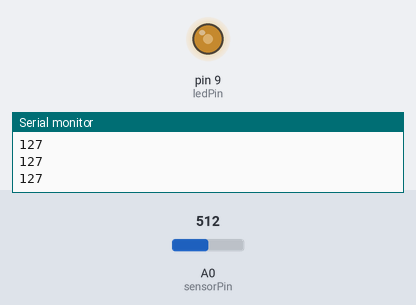
This sketch was run on a simulated Arduino Uno, built with avr-gcc and run on an emulated ATmega328P. Shown: output pins drawn as LEDs (lit = HIGH), the last lines printed to the serial monitor. Inputs (shaded band) come from the test bench; at power-on: A0 (sensorPin) = 512.

Above: at 1.2 s.
1.3 s: A0 (sensorPin) set to 716
At 1.6 s:
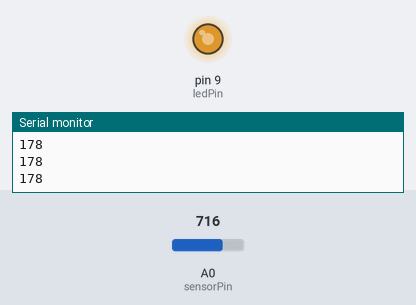
2.8 s: A0 (sensorPin) set to 900
At 4.0 s:
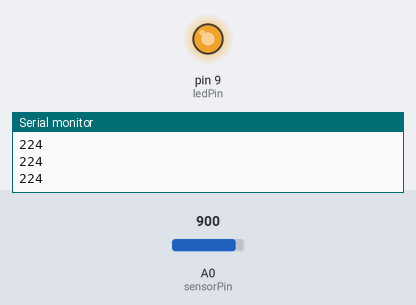
4.3 s: A0 (sensorPin) set to 122
At 5.5 s:
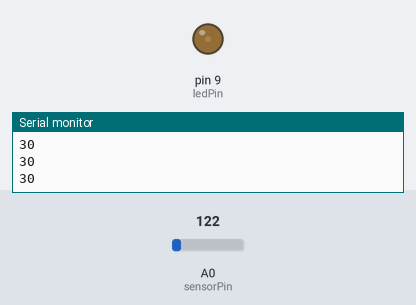
5.8 s: A0 (sensorPin) set to 0
At 6.8 s:
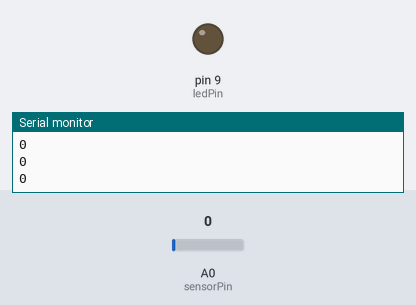
7.3 s: A0 (sensorPin) set to 511
At 8.1 s:
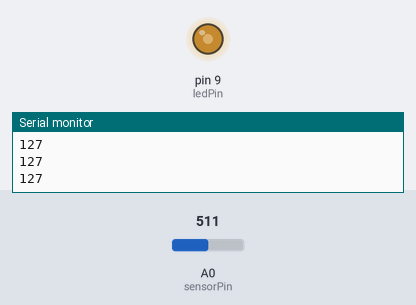
Timing chart, 0 to 9.8 s (numbered marks = the images above; inputs shaded):
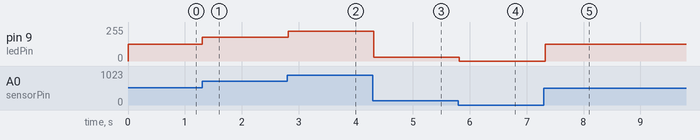

The sketch:

Arduino_WrtiePWM.ino
```cpp
//BOARD  PWM PINS  PWM FREQUENCY
//Uno, Nano, Mini
//
//3, 5, 6, 9, 10, 11
//
//490 Hz (pins 5 and 6: 980 Hz)

int sensorPin = A0;

// select the pin for the LED
int ledPin = 9;

// variable from the sensor
int sensorValue;
int ledValue;

void setup() {
  pinMode(ledPin, OUTPUT);
  Serial.begin(9600);
}

void loop() {
  sensorValue = analogRead(sensorPin);
  ledValue = map( sensorValue, 0, 1023, 0, 255);
  Serial.println(ledValue);
  // fade LED
  analogWrite (ledPin , ledValue);
  delay(100);
}
```

Measured:
- after the input at 1.3 s, pin 9 (ledPin): 127/255 → 178/255 at once
- after the input at 2.8 s, pin 9 (ledPin): 178/255 → 224/255 at once
- after the input at 4.3 s, pin 9 (ledPin): 224/255 → 30/255 at once
- after the input at 5.8 s, pin 9 (ledPin): 30/255 → 0/255 at once
- after the input at 7.3 s, pin 9 (ledPin): 0/255 → 127/255 at once
